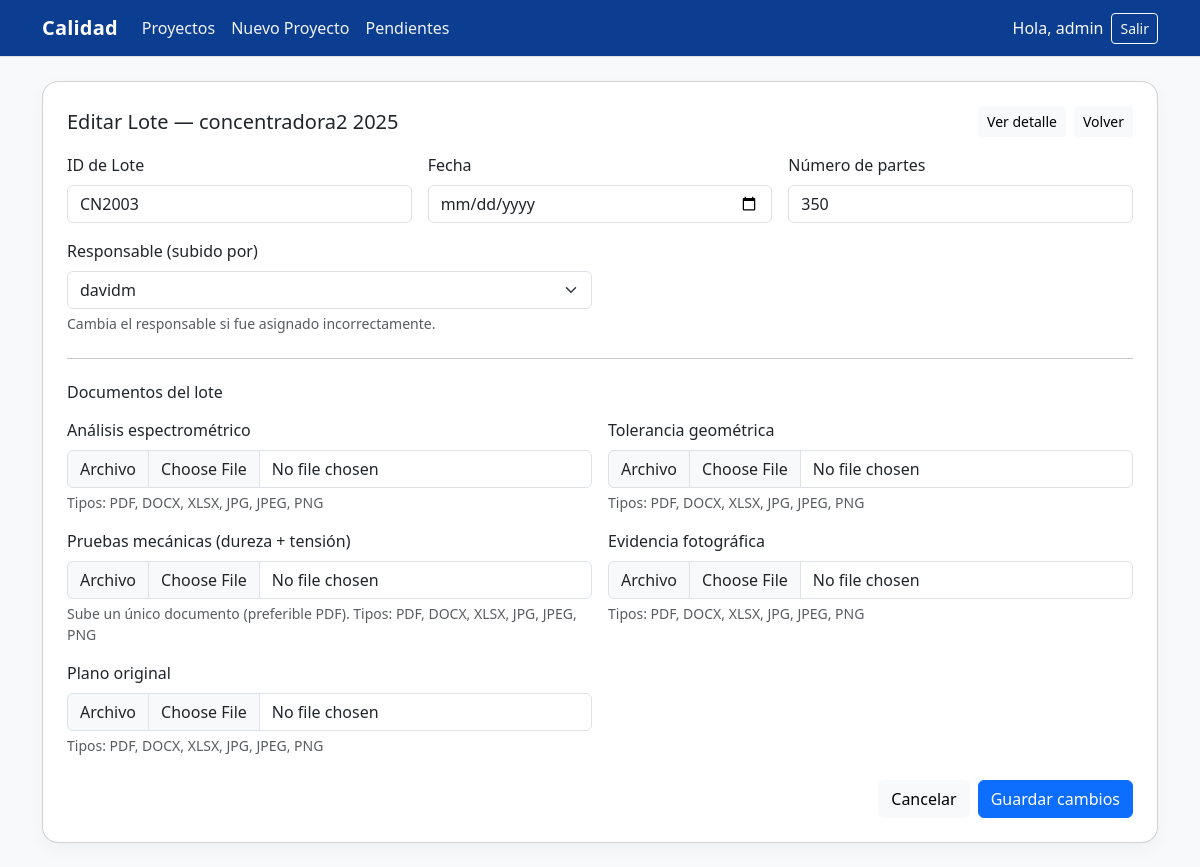
/lotes/6/editar/ (signed in), run on the app's committed database.
### calidad_app/models.py (models this page shows, shortened)
class CustomUser(AbstractUser):
    pass

class Proyecto(models.Model):
    nombre = models.CharField(max_length=200)
    cliente = models.CharField(max_length=200, blank=True, null=True)
    piezas_totales = models.PositiveIntegerField(default=0, validators=[MinValueValidator(0)])
    activo = models.BooleanField(default=True)
    creado = models.DateTimeField(auto_now_add=True)
    modificado = models.DateTimeField(auto_now=True)
    class Meta:
        ordering = ["-creado", "nombre"]
        verbose_name = "Proyecto"
        verbose_name_plural = "Proyectos"

class Lote(models.Model):
    proyecto = models.ForeignKey(Proyecto, on_delete=models.PROTECT, related_name="lotes")
    id_lote = models.CharField(max_length=20, unique=True, help_text="Ejemplo: 00001")
    fecha = models.DateField(default=timezone.localdate)
    numero_partes = models.PositiveIntegerField(default=0, validators=[MinValueValidator(0)])
    subido_por = models.ForeignKey(
        settings.AUTH_USER_MODEL, null=True, blank=True,
        on_delete=models.SET_NULL, related_name="lotes_subidos"
    )
    analisis_espectrometrico = models.FileField(upload_to=lot_upload_path, blank=True, null=True)
    tolerancia_geometrica   = models.FileField(upload_to=lot_upload_path, blank=True, null=True)
    pruebas_mecanicas       = models.FileField(upload_to=lot_upload_path, blank=True, null=True, help_text="Documento único con dureza y tensión")
    evidencia_fotografica   = models.FileField(upload_to=lot_upload_path, blank=True, null=True)
    plano_original          = models.FileField(upload_to=lot_upload_path, blank=True, null=True)
    creado = models.DateTimeField(auto_now_add=True)
    modificado = models.DateTimeField(auto_now=True)
    class Meta:
        ordering = ["-fecha", "id_lote"]
        verbose_name = "Lote"
        verbose_name_plural = "Lotes"
    FILE_FIELDS = [
        "analisis_espectrometrico",
        "tolerancia_geometrica",
        "pruebas_mecanicas",
        "evidencia_fotografica",
        "plano_original",
    ]
    REQUIRED_FILE_FIELDS = FILE_FIELDS  # ajusta si no todos son obligatorios

### calidad_app/views.py (the view)
# urls.py: path('lotes/<int:lote_id>/editar/', views.editar_lote, name='editar_lote'),
@login_required
@user_passes_test(is_admin)
def editar_lote(request, lote_id):
    lote = get_object_or_404(Lote, id=lote_id)
    old_files = {f: (getattr(lote, f).name if getattr(lote, f) else '') for f in Lote.FILE_FIELDS}
    old_subido_por_id = lote.subido_por_id
    if request.method == 'POST':
        form = LoteAdminForm(request.POST, request.FILES, instance=lote, proyecto=lote.proyecto)
        if form.is_valid():
            lote = form.save()
            for field in Lote.FILE_FIELDS:
                newf = getattr(lote, field, None)
                newname = newf.name if newf else ''
                oldname = old_files.get(field, '')
                cleared = request.POST.get(f'{field}-clear') == 'on'  # ClearableFileInput
                if cleared and oldname:
                    AuditLog.objects.create(
                        lote=lote, campo=field, accion=AuditLog.Accion.REPLACE,
                        usuario=request.user, detalle="Archivo eliminado"
                    )
                elif newname and newname != oldname:
                    accion = AuditLog.Accion.UPLOAD if not oldname else AuditLog.Accion.REPLACE
                    AuditLog.objects.create(
                        lote=lote, campo=field, accion=accion,
                        usuario=request.user, detalle="Edición de lote"
                    )
            if old_subido_por_id != lote.subido_por_id:
                messages.info(request, "Se actualizó el responsable del lote.")
            messages.success(request, "Lote actualizado correctamente.")
            return redirect('detalle_lote', lote_id=lote.id)
        else:
            messages.error(request, "Corrige los errores del formulario.")
    else:
        form = LoteAdminForm(instance=lote, proyecto=lote.proyecto)
    return render(request, 'editar_lote.html', {'form': form, 'proyecto': lote.proyecto, 'lote': lote})

### calidad_app/forms.py
class LoteAdminForm(LoteForm):
    subido_por = forms.ModelChoiceField(
        queryset=get_user_model().objects.filter(is_active=True).order_by("username"),
        required=False,
        widget=forms.Select(attrs={"class": "form-select"}),
        label="Responsable (subido por)"
    )
    class Meta(LoteForm.Meta):
        fields = LoteForm.Meta.fields + ["subido_por"]

### calidad_app/views.py (called while the page is built)
def is_admin(user):
    return user.is_authenticated and (user.is_staff or user.is_superuser)

### calidad_app/templates/editar_lote.html (shortened to what this page needs)
{% extends 'base.html' %}
{% block content %}
<div class="card p-4">
  <div class="d-flex justify-content-between align-items-center mb-3">
    <h1 class="h5 mb-0">Editar Lote — {{ proyecto.nombre }}</h1>
    <div class="d-flex gap-2">
      <a href="{% url 'detalle_lote' lote.id %}" class="btn btn-light btn-sm">Ver detalle</a>
      <a href="{% url 'lotes_por_proyecto' proyecto.id %}" class="btn btn-light btn-sm">Volver</a>
    </div>
  </div>
  <form method="post" enctype="multipart/form-data" novalidate>
    <div class="row g-3">
      <div class="col-md-4">
        <label class="form-label" for="{{ form.id_lote.id_for_label }}">ID de Lote</label>
        {{ form.id_lote }}
      </div>
      <div class="col-md-4">
        <label class="form-label" for="{{ form.fecha.id_for_label }}">Fecha</label>
        {{ form.fecha }}
      </div>
      <div class="col-md-4">
        <label class="form-label" for="{{ form.numero_partes.id_for_label }}">Número de partes</label>
        {{ form.numero_partes }}
      </div>
      {% if form.subido_por %}
      <div class="col-md-6">
        <label class="form-label" for="{{ form.subido_por.id_for_label }}">Responsable (subido por)</label>
        {{ form.subido_por }}
        <div class="form-text">Cambia el responsable si fue asignado incorrectamente.</div>
      </div>
      {% endif %}
    </div>
    <hr class="my-4">
    <h2 class="h6 mb-3">Documentos del lote</h2>
    <div class="row g-3">
      <div class="col-md-6">
        <label class="form-label" for="{{ form.analisis_espectrometrico.id_for_label }}">Análisis espectrométrico</label>
        <div class="input-group">
          <span class="input-group-text">Archivo</span>
          {{ form.analisis_espectrometrico }}
        </div>
        <div class="form-text">Tipos: PDF, DOCX, XLSX, JPG, JPEG, PNG</div>
      </div>
      <div class="col-md-6">
        <label class="form-label" for="{{ form.tolerancia_geometrica.id_for_label }}">Tolerancia geométrica</label>
        <div class="input-group">
          <span class="input-group-text">Archivo</span>
          {{ form.tolerancia_geometrica }}
        </div>
        <div class="form-text">Tipos: PDF, DOCX, XLSX, JPG, JPEG, PNG</div>
      </div>
      <div class="col-md-6">
        <label class="form-label" for="{{ form.pruebas_mecanicas.id_for_label }}">Pruebas mecánicas (dureza + tensión)</label>
        <div class="input-group">
          <span class="input-group-text">Archivo</span>
          {{ form.pruebas_mecanicas }}
        </div>
        <div class="form-text">Sube un único documento (preferible PDF). Tipos: PDF, DOCX, XLSX, JPG, JPEG, PNG</div>
      </div>
      <div class="col-md-6">
        <label class="form-label" for="{{ form.evidencia_fotografica.id_for_label }}">Evidencia fotográfica</label>
        <div class="input-group">
          <span class="input-group-text">Archivo</span>
          {{ form.evidencia_fotografica }}
        </div>
        <div class="form-text">Tipos: PDF, DOCX, XLSX, JPG, JPEG, PNG</div>
      </div>
      <div class="col-md-6">
        <label class="form-label" for="{{ form.plano_original.id_for_label }}">Plano original</label>
        <div class="input-group">
          <span class="input-group-text">Archivo</span>
          {{ form.plano_original }}
        </div>
        <div class="form-text">Tipos: PDF, DOCX, XLSX, JPG, JPEG, PNG</div>
      </div>
    </div>
    <div class="d-flex justify-content-end gap-2 mt-4">
      <a href="{% url 'detalle_lote' lote.id %}" class="btn btn-light">Cancelar</a>
      <button class="btn btn-primary" type="submit">Guardar cambios</button>
    </div>
  </form>
</div>
{% endblock %}

### calidad_app/templates/base.html (shortened to what this page needs)
{% load static %}
<!doctype html>
<html lang="es">
<head>
  <link href="https://cdn.jsdelivr.net/npm/bootstrap@5.3.3/dist/css/bootstrap.min.css" rel="stylesheet">
</head>
<body class="bg-light">
<nav class="navbar navbar-expand-lg navbar-dark border-bottom sticky-top">
  <div class="container">
    <a class="navbar-brand" href="{% url 'ver_proyectos' %}">Calidad</a>
    <div id="mainNav" class="collapse navbar-collapse">
      <ul class="navbar-nav me-auto">
        <li class="nav-item"><a class="nav-link" href="{% url 'ver_proyectos' %}">Proyectos</a></li>
        <li class="nav-item"><a class="nav-link" href="{% url 'crear_proyecto' %}">Nuevo Proyecto</a></li>
        {% if request.user.is_staff or request.user.is_superuser %}
<li class="nav-item"><a class="nav-link" href="{% url 'usuarios_pendientes' %}">Pendientes</a></li>
{% endif %}
      </ul>
      <div class="d-flex align-items-center gap-2">
        {% if request.user.is_authenticated %}
          <span class="text-light">Hola, {{ request.user.get_short_name|default:request.user.username }}</span>
          <form method="post" action="{% url 'logout' %}" class="nav-logout">
            <button class="btn btn-outline-light btn-sm" type="submit">Salir</button>
          </form>
        {% else %}
  <a class="btn btn-outline-light btn-sm" href="{% url 'login' %}">Entrar</a>
  <a class="btn btn-light btn-sm" href="{% url 'registro_usuario' %}">Solicitar acceso</a>
{% endif %}
      </div>
    </div>
  </div>
</nav>
<main class="container py-4">
  {% block content %}{% endblock %}
</main>
</body>
</html>

### calidad_app/templates/base.html (style rules this page uses)
:root { --brand-navy: #0b3d91; --brand-bg: #f4f6fb; --bs-primary: var(--brand-navy); --bs-primary-rgb: 11, 61, 145; }
body { background-color: var(--brand-bg); }
.navbar { background-color: var(--brand-navy) !important; }
.navbar-brand { font-weight: 600; letter-spacing: .2px; color: #fff !important; }
.navbar .nav-link { color: #f1f3f5 !important; }
.card { border-radius: 1rem; box-shadow: 0 6px 18px rgba(0,0,0,.04); }
form.nav-logout { margin: 0; }

### data on the page
CustomUser: user.get_short_name "admin"
Proyecto: nombre "concentradora2 2025"
Lote: id_lote "CN2003", numero_partes "350", subido_por "davidm"
